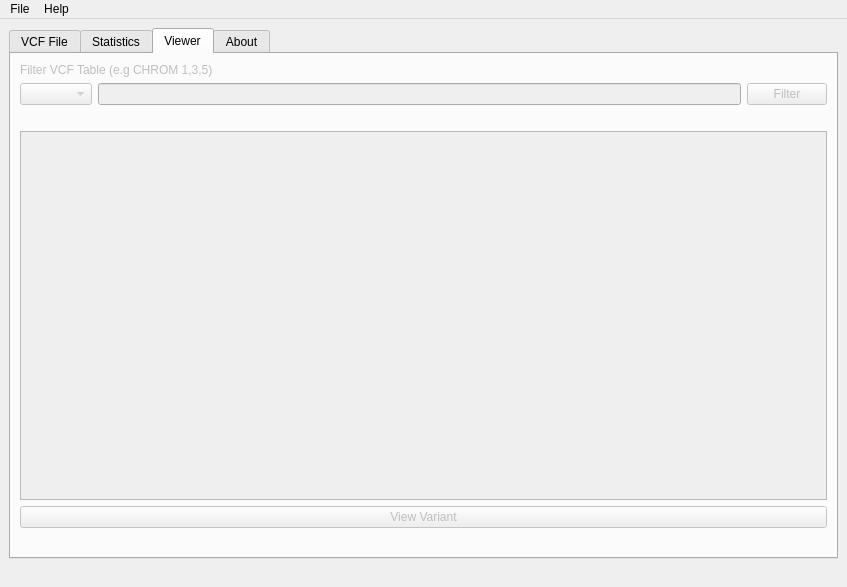
<?xml version="1.0" encoding="UTF-8"?>
<ui version="4.0">
 <class>Metallaxis</class>
 <widget class="QMainWindow" name="Metallaxis">
  <property name="geometry">
   <rect>
    <x>0</x>
    <y>0</y>
    <width>847</width>
    <height>587</height>
   </rect>
  </property>
  <property name="windowTitle">
   <string>MainWindow</string>
  </property>
  <widget class="QWidget" name="centralwidget">
   <property name="layoutDirection">
    <enum>Qt::LeftToRight</enum>
   </property>
      <layout class="QVBoxLayout" name="verticalLayout_5">
    <item>
     <widget class="QTabWidget" name="tabWidget">
      <property name="enabled">
       <bool>true</bool>
      </property>
      <property name="acceptDrops">
       <bool>true</bool>
      </property>
      <property name="layoutDirection">
       <enum>Qt::LeftToRight</enum>
      </property>
      <property name="currentIndex">
          <number>2</number>
      </property>
      <property name="usesScrollButtons">
       <bool>false</bool>
      </property>
      <property name="documentMode">
       <bool>false</bool>
      </property>
      <property name="tabsClosable">
       <bool>false</bool>
      </property>
      <property name="movable">
       <bool>false</bool>
      </property>
      <widget class="QWidget" name="vcf_load_tab">
       <attribute name="title">
        <string>VCF File</string>
       </attribute>
       <layout class="QHBoxLayout" name="horizontalLayout_5">
        <item>
         <layout class="QVBoxLayout" name="verticalLayout_4">
          <item>
           <layout class="QGridLayout" name="gridLayout_2">
            <item row="5" column="0">
             <layout class="QVBoxLayout" name="dynamic_metadata_label_tags"/>
            </item>
            <item row="3" column="0">
             <widget class="Line" name="line_3">
              <property name="orientation">
               <enum>Qt::Horizontal</enum>
              </property>
             </widget>
            </item>
            <item row="3" column="1">
             <widget class="Line" name="line_4">
              <property name="orientation">
               <enum>Qt::Horizontal</enum>
              </property>
             </widget>
            </item>
            <item row="1" column="1">
             <widget class="QLineEdit" name="loaded_vcf_lineedit">
              <property name="enabled">
               <bool>false</bool>
              </property>
              <property name="autoFillBackground">
               <bool>false</bool>
              </property>
              <property name="text">
               <string/>
              </property>
              <property name="readOnly">
               <bool>true</bool>
              </property>
              <property name="placeholderText">
               <string>(File name)</string>
              </property>
             </widget>
            </item>
            <item row="1" column="0">
             <widget class="QLabel" name="loaded_vcf_label">
              <property name="enabled">
               <bool>false</bool>
              </property>
              <property name="text">
               <string>Loaded File :</string>
              </property>
             </widget>
            </item>
            <item row="1" column="2">
             <widget class="QPushButton" name="open_vcf_button">
              <property name="text">
               <string>Open File</string>
              </property>
             </widget>
            </item>
            <item row="5" column="1">
             <layout class="QVBoxLayout" name="dynamic_metadata_label_results"/>
            </item>
            <item row="3" column="2">
             <widget class="Line" name="line_6">
              <property name="orientation">
               <enum>Qt::Horizontal</enum>
              </property>
             </widget>
            </item>
            <item row="4" column="0">
             <widget class="QLabel" name="metadata_area_label">
              <property name="enabled">
               <bool>false</bool>
              </property>
              <property name="text">
               <string>Extracted VCF Metadata</string>
              </property>
             </widget>
            </item>
            <item row="2" column="0">
             <widget class="QLabel" name="meta_detected_filetype_label">
              <property name="enabled">
               <bool>false</bool>
              </property>
              <property name="text">
               <string>Detected filetype :</string>
              </property>
             </widget>
            </item>
            <item row="2" column="1">
             <widget class="QLabel" name="detected_filetype_label">
              <property name="text">
               <string/>
              </property>
              <property name="wordWrap">
               <bool>true</bool>
              </property>
             </widget>
            </item>
           </layout>
          </item>
          <item>
           <spacer name="verticalSpacer_2">
            <property name="orientation">
             <enum>Qt::Vertical</enum>
            </property>
            <property name="sizeHint" stdset="0">
             <size>
              <width>20</width>
              <height>40</height>
             </size>
            </property>
           </spacer>
          </item>
         </layout>
        </item>
       </layout>
      </widget>
      <widget class="QWidget" name="statistics_tab">
       <property name="enabled">
        <bool>true</bool>
       </property>
       <attribute name="title">
        <string>Statistics</string>
       </attribute>
       <layout class="QHBoxLayout" name="horizontalLayout_3">
        <item>
         <widget class="QScrollArea" name="scrollArea">
          <property name="widgetResizable">
           <bool>true</bool>
          </property>
          <widget class="QWidget" name="scrollAreaWidgetContents">
           <property name="geometry">
            <rect>
             <x>0</x>
             <y>0</y>
                <width>431</width>
                <height>240</height>
            </rect>
           </property>
           <layout class="QVBoxLayout" name="verticalLayout_3">
            <item>
             <layout class="QVBoxLayout" name="stat_plot_layout">
              <property name="rightMargin">
               <number>0</number>
              </property>
              <property name="bottomMargin">
               <number>0</number>
              </property>
              <item>
               <widget class="QScrollArea" name="scrollArea_2">
                <property name="sizePolicy">
                 <sizepolicy hsizetype="Preferred" vsizetype="Preferred">
                  <horstretch>0</horstretch>
                  <verstretch>0</verstretch>
                 </sizepolicy>
                </property>
                <property name="widgetResizable">
                 <bool>true</bool>
                </property>
                <widget class="QWidget" name="scrollAreaWidgetContents_2">
                 <property name="geometry">
                  <rect>
                   <x>0</x>
                   <y>0</y>
                      <width>403</width>
                   <height>76</height>
                  </rect>
                 </property>
                 <layout class="QVBoxLayout" name="verticalLayout_8"/>
                </widget>
               </widget>
              </item>
             </layout>
            </item>
            <item>
             <widget class="QLabel" name="dont_delete_me_i_keep_scroll_working">
              <property name="text">
               <string>&lt;html&gt;&lt;head/&gt;&lt;body&gt;&lt;p/&gt;&lt;/body&gt;&lt;/html&gt;</string>
              </property>
              <property name="wordWrap">
               <bool>true</bool>
              </property>
             </widget>
            </item>
            <item>
             <widget class="Line" name="line_2">
              <property name="orientation">
               <enum>Qt::Horizontal</enum>
              </property>
             </widget>
            </item>
            <item>
             <layout class="QHBoxLayout" name="horizontalLayout_7">
              <property name="topMargin">
               <number>0</number>
              </property>
              <item>
               <widget class="QLabel" name="label_3">
                <property name="text">
                 <string>Choose a chromosome to view variants by position:</string>
                </property>
               </widget>
              </item>
              <item>
               <widget class="QComboBox" name="chrom_selection_stat_comboBox"/>
              </item>
             </layout>
            </item>
            <item>
             <layout class="QVBoxLayout" name="chrom_stat_plot_layout"/>
            </item>
            <item>
             <spacer name="verticalSpacer">
              <property name="orientation">
               <enum>Qt::Vertical</enum>
              </property>
              <property name="sizeHint" stdset="0">
               <size>
                <width>20</width>
                <height>40</height>
               </size>
              </property>
             </spacer>
            </item>
           </layout>
          </widget>
         </widget>
        </item>
       </layout>
      </widget>
      <widget class="QWidget" name="viewer_tab">
       <attribute name="title">
        <string>Viewer</string>
       </attribute>
       <layout class="QVBoxLayout" name="verticalLayout_6">
        <item>
         <layout class="QVBoxLayout" name="verticalLayout_7">
          <property name="bottomMargin">
           <number>0</number>
          </property>
          <item>
           <widget class="QLabel" name="filter_label">
            <property name="enabled">
             <bool>false</bool>
            </property>
            <property name="text">
             <string>Filter VCF Table (e.g CHROM 1,3,5)</string>
            </property>
           </widget>
          </item>
          <item>
           <layout class="QHBoxLayout" name="horizontalLayout">
            <property name="topMargin">
             <number>0</number>
            </property>
            <item>
             <widget class="QComboBox" name="filter_box">
              <property name="enabled">
               <bool>false</bool>
              </property>
              <property name="autoFillBackground">
               <bool>false</bool>
              </property>
             </widget>
            </item>
            <item>
             <widget class="QLineEdit" name="filter_lineedit">
              <property name="enabled">
               <bool>false</bool>
              </property>
             </widget>
            </item>
            <item>
             <widget class="QPushButton" name="filter_table_btn">
              <property name="enabled">
               <bool>false</bool>
              </property>
              <property name="text">
               <string>Filter</string>
              </property>
             </widget>
            </item>
           </layout>
          </item>
          <item>
           <widget class="QLabel" name="filter_text">
            <property name="text">
             <string/>
            </property>
            <property name="wordWrap">
             <bool>false</bool>
            </property>
           </widget>
          </item>
         </layout>
        </item>
        <item>
         <layout class="QVBoxLayout" name="verticalLayout">
          <item>
           <widget class="QTableWidget" name="viewer_tab_table_widget">
            <property name="enabled">
             <bool>false</bool>
            </property>
            <property name="alternatingRowColors">
             <bool>true</bool>
            </property>
            <property name="showGrid">
             <bool>true</bool>
            </property>
            <property name="sortingEnabled">
             <bool>true</bool>
            </property>
            <property name="cornerButtonEnabled">
             <bool>false</bool>
            </property>
            <property name="rowCount">
             <number>0</number>
            </property>
            <property name="columnCount">
             <number>0</number>
            </property>
           </widget>
          </item>
             <item>
                 <widget class="QPushButton" name="view_variant_btn">
                     <property name="enabled">
                         <bool>false</bool>
                     </property>
                     <property name="text">
                         <string>View Variant</string>
                     </property>
                 </widget>
             </item>
             <item>
                 <layout class="QVBoxLayout" name="graphicsView"/>
             </item>
             <item>
                 <widget class="QLabel" name="img_label">
                     <property name="text">
                         <string/>
                     </property>
                 </widget>
             </item>
         </layout>
        </item>
       </layout>
      </widget>
      <widget class="QWidget" name="about_tab">
       <attribute name="title">
        <string notr="true">About</string>
       </attribute>
       <layout class="QGridLayout" name="gridLayout">
        <item row="0" column="0">
         <layout class="QVBoxLayout" name="verticalLayout_2">
          <item>
           <widget class="QLabel" name="label">
            <property name="text">
             <string>&lt;html&gt;&lt;head/&gt;&lt;body&gt;&lt;p align=&quot;center&quot;&gt;&lt;span style=&quot; font-weight:600;&quot;&gt;Metallaxis&lt;/span&gt;&lt;/p&gt;&lt;p align=&quot;center&quot;&gt;Version 1.0&lt;/p&gt;&lt;p align=&quot;center&quot;&gt;Copyright © 2018 Sean LAIDLAW&lt;/p&gt;&lt;p align=&quot;center&quot;&gt;Some rights reserved.&lt;/p&gt;&lt;p align=&quot;center&quot;&gt;&lt;br/&gt;&lt;/p&gt;&lt;p align=&quot;center&quot;&gt;&lt;span style=&quot; font-style:italic;&quot;&gt;Metallaxis&lt;/span&gt; is free software: you can redistribute it and/or modify it under the terms of the GNU General Public License version 3 as published by the Free Software Foundation.&lt;/p&gt;&lt;p align=&quot;center&quot;&gt;You should have received a copy of the GNU General Public License along with &lt;span style=&quot; font-style:italic;&quot;&gt;Metallaxis&lt;/span&gt;. If not, see http://www.gnu.org/licenses.&lt;/p&gt;&lt;p align=&quot;center&quot;&gt;&lt;br/&gt;&lt;/p&gt;&lt;p align=&quot;center&quot;&gt;@license GPL-3.0+ http://spdx.org/licenses/GPL-3.0+&lt;/p&gt;&lt;/body&gt;&lt;/html&gt;</string>
            </property>
            <property name="scaledContents">
             <bool>true</bool>
            </property>
            <property name="wordWrap">
             <bool>true</bool>
            </property>
            <property name="openExternalLinks">
             <bool>true</bool>
            </property>
           </widget>
          </item>
          <item>
           <spacer name="verticalSpacer_3">
            <property name="orientation">
             <enum>Qt::Vertical</enum>
            </property>
            <property name="sizeHint" stdset="0">
             <size>
              <width>20</width>
              <height>40</height>
             </size>
            </property>
           </spacer>
          </item>
         </layout>
        </item>
       </layout>
      </widget>
     </widget>
    </item>
   </layout>
  </widget>
  <widget class="QMenuBar" name="menubar">
   <property name="geometry">
    <rect>
     <x>0</x>
     <y>0</y>
     <width>847</width>
     <height>22</height>
    </rect>
   </property>
   <widget class="QMenu" name="menuFile">
    <property name="title">
     <string>File</string>
    </property>
    <addaction name="actionAbout"/>
    <addaction name="separator"/>
    <addaction name="actionOpen_VCF"/>
    <addaction name="actionSave_Analysis"/>
    <addaction name="actionSettings"/>
    <addaction name="separator"/>
    <addaction name="actionQuit"/>
   </widget>
   <widget class="QMenu" name="menuHelp">
    <property name="title">
     <string>Help</string>
    </property>
    <addaction name="actionGithub_Page"/>
    <addaction name="separator"/>
   </widget>
   <addaction name="menuFile"/>
   <addaction name="menuHelp"/>
  </widget>
  <widget class="QStatusBar" name="statusbar">
   <property name="sizeGripEnabled">
    <bool>false</bool>
   </property>
  </widget>
  <action name="actionOpen_VCF">
   <property name="text">
    <string>Open File</string>
   </property>
  </action>
  <action name="actionOpen_h5">
   <property name="text">
    <string>Open h5</string>
   </property>
  </action>
  <action name="actionQuit">
   <property name="text">
    <string>Close</string>
   </property>
   <property name="menuRole">
    <enum>QAction::QuitRole</enum>
   </property>
  </action>
  <action name="actionAbout">
   <property name="checkable">
    <bool>false</bool>
   </property>
   <property name="text">
    <string>About Metallaxis</string>
   </property>
   <property name="menuRole">
    <enum>QAction::ApplicationSpecificRole</enum>
   </property>
  </action>
  <action name="actionExport_Report">
   <property name="text">
    <string>Export Report</string>
   </property>
  </action>
  <action name="actionMetallaxis_Documentation">
   <property name="text">
    <string>Metallaxis Documentation</string>
   </property>
  </action>
  <action name="actionGithub_Page">
   <property name="text">
    <string>Github Page</string>
   </property>
  </action>
  <action name="actionAboutMetallaxis">
   <property name="text">
    <string>About Metallaxis</string>
   </property>
   <property name="iconText">
    <string>About Metallaxis</string>
   </property>
  </action>
  <action name="actionSettings">
   <property name="text">
    <string>Settings</string>
   </property>
   <property name="menuRole">
    <enum>QAction::PreferencesRole</enum>
   </property>
  </action>
  <action name="actionSave_Annotation">
   <property name="text">
    <string>Save Annotation</string>
   </property>
  </action>
  <action name="actionSave_Analysis">
   <property name="text">
    <string>Save Analysis</string>
   </property>
  </action>
 </widget>
 <resources/>
 <connections/>
</ui>
